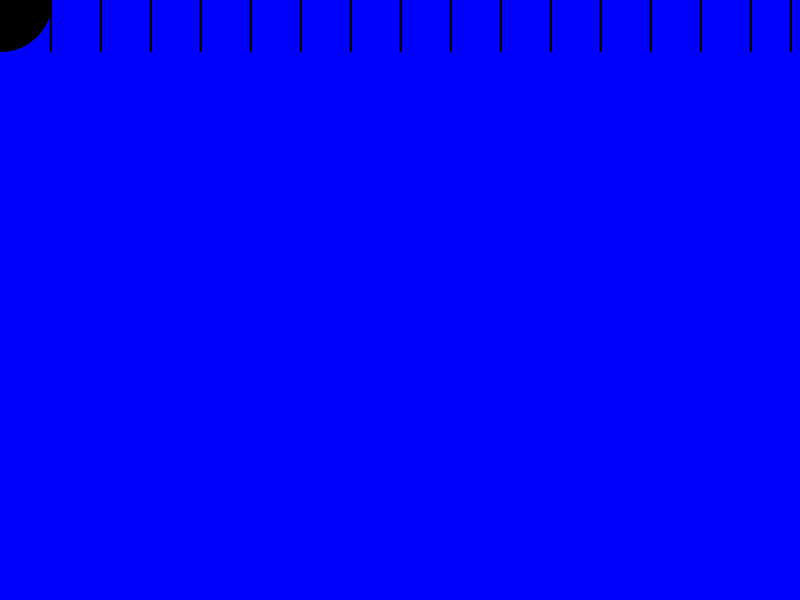
Frame 1 (no input)
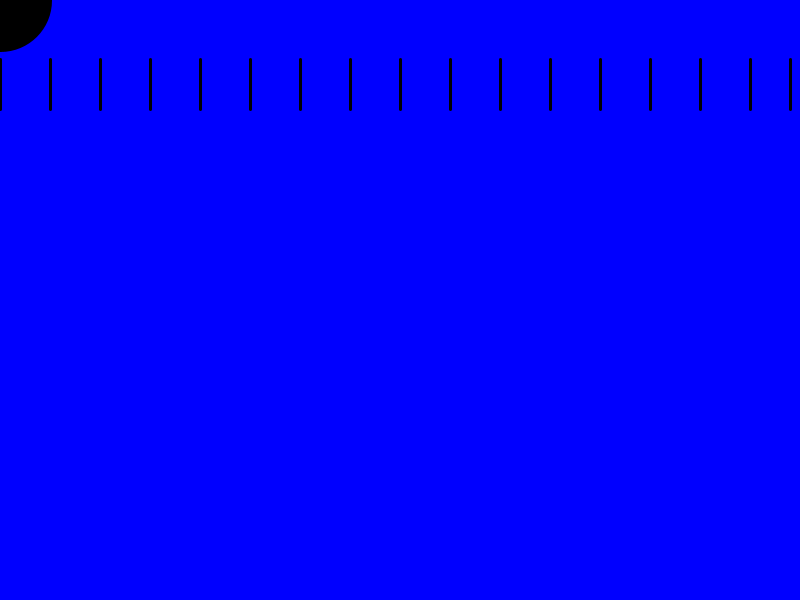
Frame 60 (the mouse pressed at the canvas centre just before this capture)
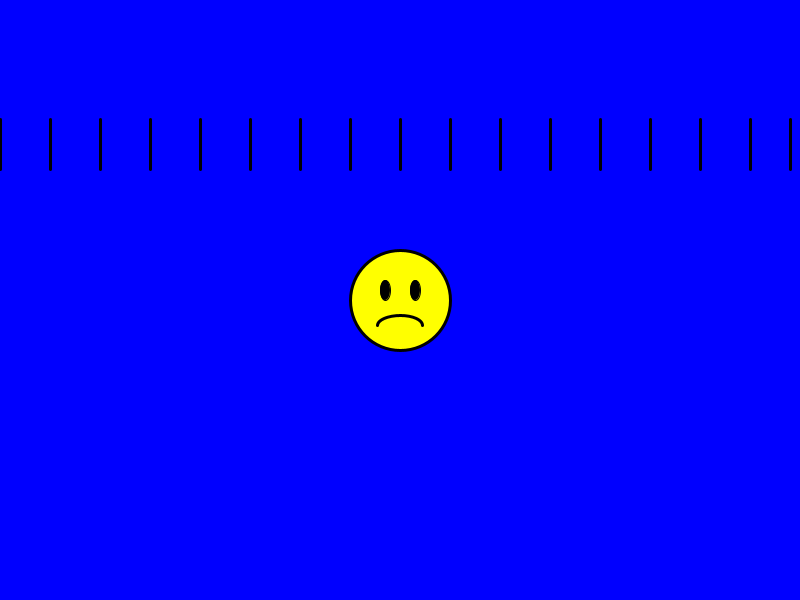
Frame 120 (the mouse held since frame 60 and released just before this capture)

The Processing sketch that drew these frames (run headless with seeded random() and noise(); from frame 60 on, the mouse is pressed at the canvas centre):

// Processing sketch: active
// ── active.pde
//Sean Gordon
//CMPS 5J
//pa3 - active

//variable declarations
float lineX1 = 0;
float lineY1 = 0;
float lineX2 = 0;
float lineY2 = 50;

void setup() {
  size(800, 600);
  background(0, 0, 255);
  smooth();
}

void draw() {
  background(0, 0, 255);

  //Frowny Face (Changes through user input)

  //Face
  stroke(0);
  strokeWeight(3);
  fill(mouseX, mouseY, 0);
  ellipse (mouseX, mouseY, 100, 100);

  //Mouth
  arc(mouseX, mouseY+25, 45, 20, PI, TWO_PI);

  //Eyes
  fill(0);
  strokeWeight(1);
  ellipse(mouseX-15, mouseY-10, 10, 20);
  ellipse(mouseX+15, mouseY-10, 10, 20);

  //HEY LOOK IT'S RAIN (Changes frame by frame)
  stroke(0);
  strokeWeight(3);
  line(lineX1, lineY1, lineX2, lineY2);
  line(lineX1 + 50, lineY1, lineX2 + 50, lineY2);
  line(lineX1 + 100, lineY1, lineX2 + 100, lineY2);
  line(lineX1 + 150, lineY1, lineX2 + 150, lineY2);
  line(lineX1 + 200, lineY1, lineX2 + 200, lineY2);
  line(lineX1 + 250, lineY1, lineX2 + 250, lineY2);
  line(lineX1 + 300, lineY1, lineX2 + 300, lineY2);
  line(lineX1 + 350, lineY1, lineX2 + 350, lineY2);
  line(lineX1 + 400, lineY1, lineX2 + 400, lineY2);
  line(lineX1 + 450, lineY1, lineX2 + 450, lineY2);
  line(lineX1 + 500, lineY1, lineX2 + 500, lineY2);
  line(lineX1 + 550, lineY1, lineX2 + 550, lineY2);
  line(lineX1 + 600, lineY1, lineX2 + 600, lineY2);
  line(lineX1 + 650, lineY1, lineX2 + 650, lineY2);
  line(lineX1 + 700, lineY1, lineX2 + 700, lineY2);
  line(lineX1 + 750, lineY1, lineX2 + 750, lineY2);
  line(lineX1 + 790, lineY1, lineX2 + 790, lineY2);

  if (lineY1 == 600) {
    lineY1 = 0;
    lineY2 = 50;
  }
  
  //Moving the Rain
  lineY1 = (lineY1 + 1);
  lineY2 = (lineY2 + 1);
}

//Pressing the Mouse

void mousePressed() {
  println("I don't like the rain.");
}

//Thanks for Watching!
